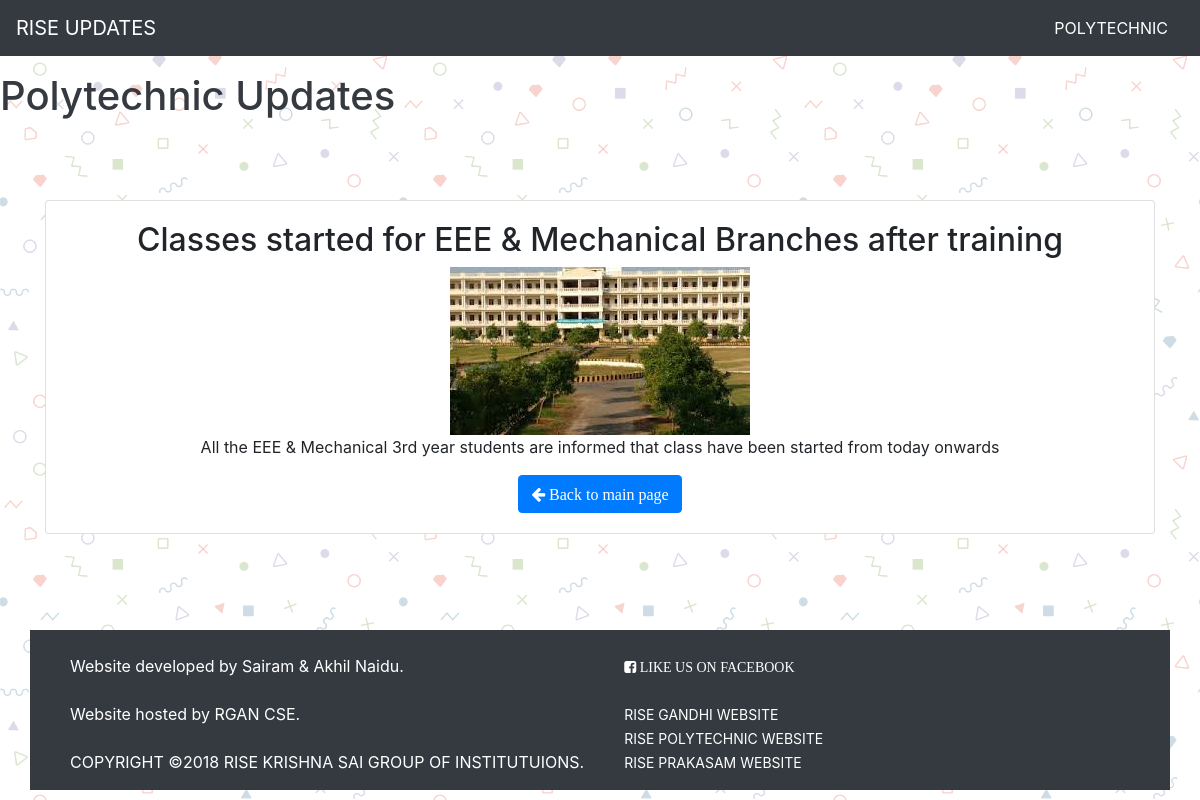
The page /polytechnic/2 on the database its author committed.
### updates/models.py (models this page shows, shortened)
class Polytechnic(models.Model):
    polytechnic_view = models.ForeignKey(Updatedata, on_delete = models.CASCADE, related_name="polytechnic_data")
    polytechnic_matter = models.TextField(blank=True, null=True)
    polytechnic_image = models.ImageField(upload_to='images', blank=True)
    polytechnic_date = models.DateTimeField(default = None)

class Updatedata(models.Model):
    update_name = models.CharField(max_length = 100)
    update_date = models.DateTimeField(default = None)
    update_type = models.CharField(max_length = 10)

### updates/views.py (the view)
# urls.py: path('polytechnic/<int:polytechnic_id>', views.polytechnic, name='polytechnic')
def polytechnic(request, polytechnic_id):
    try:
        polytechnic = Polytechnic.objects.get(pk=polytechnic_id)
    except Polytechnic.DoesNotExist:
        raise Http404("No updates here.")
    context = {
        "polytechnic":polytechnic,
    }
    return render(request, "updates/polytechnic.html", context)

### updates/templates/updates/polytechnic.html (shortened to what this page needs)
<!DOCTYPE html>
<html lang="en">
<head>
{% load static %}
<link rel="stylesheet" href="https://cdnjs.cloudflare.com/ajax/libs/animate.css/3.7.0/animate.min.css">
<link rel="stylesheet" href="https://stackpath.bootstrapcdn.com/font-awesome/4.7.0/css/font-awesome.min.css">
<link rel="stylesheet" href="{% static 'rd.css' %}">
<link rel="stylesheet" href="https://maxcdn.bootstrapcdn.com/bootstrap/4.1.3/css/bootstrap.min.css">
  </head>
  <body>
  <nav class="navbar fixed-top navbar-expand-md navbar-danger bg-dark justify-content-between">
  <a class="navbar-brand" href="#">RISE UPDATES</a>
  <a class="nav-link text-white" href="#polytechnic">POLYTECHNIC</a>
</nav>
<br>
<br>
<br>
<div class="maincontent text-dark">
<h1 class="welcome1 animated flipInX delay-0.5s">Polytechnic Updates</h1>
</div>
<br>
<br>
<br>
<div class="container">
  <div class="card-deck">
    <div class="card animated flipInX delay-1s">
    <div class="card-body text-center" style="height: auto">
    <h2>{{ polytechnic.polytechnic_view.update_name }}</h2>
    {% if polytechnic.polytechnic_image %}
    <img src="{{ polytechnic.polytechnic_image.url }}" class="img-fluid" alt="Responsive image"/>
    {% endif %}
    <p>{{ polytechnic.polytechnic_matter }}</p>
    <button class="btn btn-primary fa fa-arrow-left" type="button" value="Back to main page" onclick="location.href='{% url 'index' %}'"> Back to main page</button>
   </div>
 </div>
</div>
 </div>
 <br>
 <br>
 <br>
 <br>
<div class="container pt-4 bg-dark" role="contentinfo" data-swifttype-index="false">
  <div class="card-deck">
   <br>
<nav class="menu secondary secondary-menu">
  <ul id="footer-menu" class="links clearfix">
    <li class="menu-852 first">
      <a>Website developed by Sairam & Akhil Naidu.</a>
    </li>
    <br>
    <li class="menu-850">
      <a>  Website hosted by RGAN CSE.</a>
      <li>
        <br>
        <li class="menu-851 last">
          <a>  COPYRIGHT &copy2018 RISE KRISHNA SAI GROUP OF INSTITUTUIONS.</a>
      </ul>
    </nav>
<nav class="menu social-media-menu">
  <ul class="links" id="social-menu">
    <li class="menu-992 first">
      <a href="https://www.facebook.com/risegroupsongole" title="on facebook" class="fa fa-facebook-square" target="_blank"> LIKE US ON FACEBOOK</a>
    </li>
    <br>
    <li class="menu-923">
      <a href="http://risegroup.edu.in" title="college website" class="college" target="_blank"> RISE GANDHI WEBSITE</a>
    </li>
    <li class="menu-192777 last">
      <a href="http://www.risekrishnasaipolytechnic.edu.in" title="polytechnic website" class="polytechnic-college" target="_blank"> RISE POLYTECHNIC WEBSITE</a>
    </li>
    <li class="menu-192777 last">
      <a href="http://www.risekrishnasaiprakasam.edu.in" title="polytechnic website" class="rise-prakasam" target="_blank"> RISE PRAKASAM WEBSITE</a>
    </li>
  </ul>
</nav>
</div>
</div>
</body>
</html>

### updates/static/rd.css (style rules this page uses)
html { font-family:sans-serif; }
.navbar { color: red; background-color: red; }
.navbar-brand { color: white; }
.maincontent { color: white; }
.fa-facebook-square { background: dark; color: white; font-size: 14px; }
#footer-menu { color: white; list-style-type: none; }
#social-menu { list-style-type: none; }
.college { color: white; font-size: 14px; }
.polytechnic-college { color: white; font-size: 14px; }
.rise-prakasam { color: white; font-size: 14px; }

### rows shown on the page
Polytechnic: polytechnic_view.update_name "Classes started for EEE & Mechanical Branches after training", polytechnic_image (picture), polytechnic_matter "All the EEE & Mechanical 3rd year students are informed that class have been started from today onwards"
